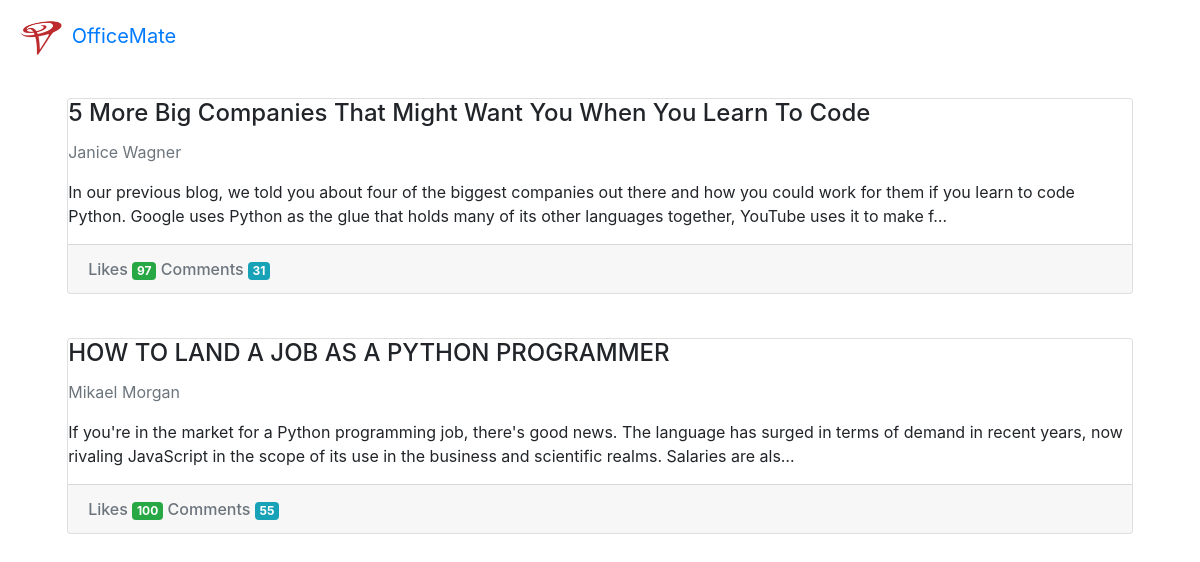
The app's page /officemate/ with its own data.
### officemate/models.py (models this page shows, shortened)
class Post(models.Model):
    post_title = models.CharField(max_length=200)
    category = models.CharField(max_length=50)
    author = models.CharField(max_length=50)
    pub_date = models.DateTimeField('date published')
    post_body = models.TextField(max_length=6000)
    comment_count = models.IntegerField(default=0)
    likes = models.IntegerField(default=0)

### officemate/views.py (the view)
def index(request):
    posts = Post.objects.all()
    comments = Comments.objects.all()
    replies = Reply.objects.all()
    context = {
        'posts': posts,
        'comments': comments,
        'replies': replies,
    }
    return render(request, 'base.html', context)

### officemate/templates/base.html (shortened to what this page needs)
<!DOCTYPE html>
{% load static %}
<html lang="en">
<head>
    <link rel="stylesheet" href="https://maxcdn.bootstrapcdn.com/bootstrap/4.0.0-alpha.6/css/bootstrap.min.css">
</head>
<body>
    <nav class="navbar navbar-toggleable-md sticky-top navbar-inverse bg-inverse">
      <a class="navbar-brand" href="#">
        <img src="{% static "logo.png" %}" width="" height="50" alt="">
        OfficeMate
      </a>
    </nav>
    <div class="container">
        {% for posts in posts %}
            <a href="#" style="text-decoration: none; color: inherit;">
                <div class="row">
                    <div class="col-lg-12">
                        <div class="card" style="margin: 2%">
                          <div class="card-block">
                              <h4 class="card-title">{{ posts.post_title }}</h4>
                              <p class="card-subtitle text-muted d-inline">{{ posts.author }}</p>
                              <p class="card-text">{{ posts.post_body|linebreaks|truncatechars:250 }}</p>
                          </div>
                          <div class="card-footer text-muted">
                               <h6 class="card-subtitle text-muted d-inline">Likes <span class="badge badge-success">{{ posts.likes }}</span></h6>
                              <h6 class="card-subtitle text-muted d-inline">Comments <span class="badge badge-info">{{ posts.comment_count }}</span></h6>
                          </div>
                        </div>
                    </div>
                </div>
            </a>
        {% endfor %}
    </div>
</body>
</html>

### records on screen
Post: post_title "5 More Big Companies That Might Want You When You Learn To Code", author "Janice Wagner", post_body "In our previous blog, we told you about four of the biggest companies out there and how you could work for them if you learn to code Python. Google uses Python as the glue that holds many of its other languages together, YouTube uses it to make f…", likes "97", comment_count "31"
Post: post_title "HOW TO LAND A JOB AS A PYTHON PROGRAMMER", author "Mikael Morgan", post_body "If you're in the market for a Python programming job, there's good news. The language has surged in terms of demand in recent years, now rivaling JavaScript in the scope of its use in the business and scientific realms. Salaries are als…", likes "100", comment_count "55"
